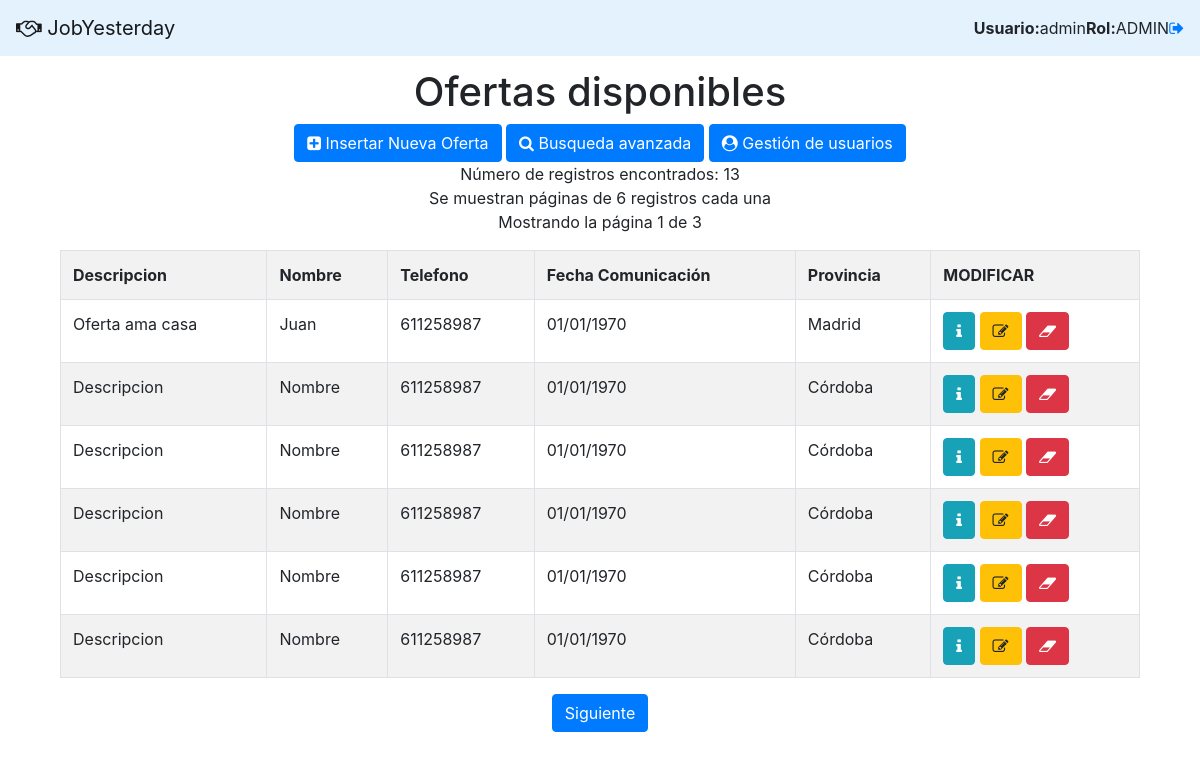
Page /app/indexx.php?controllers=ctr_lista (signed in) on the committed database.
### tables this page shows
CREATE TABLE `tbl_oferta` (
  `Cod` int(11) NOT NULL,
  `descripcion` varchar(200) DEFAULT NULL,
  `nombre` varchar(50) DEFAULT NULL,
  `telefono` varchar(50) DEFAULT NULL,
  `correo` varchar(70) DEFAULT NULL,
  `direccion` varchar(60) NOT NULL,
  `poblacion` varchar(55) DEFAULT NULL,
  `CP` int(10) NOT NULL,
  `provincia` int(11) DEFAULT NULL,
  `estado` varchar(10) DEFAULT NULL,
  `fechacreacion` date DEFAULT NULL,
  `fechatope` date DEFAULT NULL,
  `psicologo` varchar(70) DEFAULT NULL,
  `seleccionado` varchar(70) DEFAULT NULL,
  `otrosdatos` varchar(150) DEFAULT NULL
);

CREATE TABLE `tbl_provincias` (
  `cod` char(2) NOT NULL DEFAULT '00' COMMENT 'Código de la provincia de dos digitos',
  `nombre` varchar(50) NOT NULL DEFAULT '' COMMENT 'Nombre de la provincia',
  `comunidad_id` tinyint(4) NOT NULL COMMENT 'Código de la comunidad a la que pertenece'
);

### app/controllers/ctr_lista.php (called while the page is built, shortened)
<?php
include_once  (MODELS_PATH . 'bda_select.php');
include_once  (MODELS_PATH . 'bda_ofertasmodelo.php');
$TAMANO_PAGINA = 6;
if (isset($_GET['pagina']))
    $pagina = $_GET['pagina'];
else
    $pagina = 1;
if (!$pagina ){
    $inicio = 0;
    $pagina = 1;
}
else{
    $inicio = ($pagina - 1) * $TAMANO_PAGINA;
}
$ofertas = obtenerOfertasPaginacion($inicio, $TAMANO_PAGINA);
$num_total_registros = NRegistros();
$total_paginas = ceil($num_total_registros / $TAMANO_PAGINA);
include_once (VIEWS_PATH . 'view_lista.php');

### app/models/bda_sg.php (called while the page is built, shortened)
<?php
Class Db {
    private $link;
    static $_instance;
    public static function getInstance(){
        if (!(self::$_instance instanceof self)){
            self::$_instance=new self();
        }
        return self::$_instance;
    }
    private function Conectar($conf)
    {
        $this->link=new mysqli($conf['servidor'], $conf['usuario'], $conf['password'], $conf['base_datos']);
        $this->link->query("SET NAMES 'utf8'");
    }
    public function Consulta($sql)
    {
        $this->result=$this->link->query($sql);
        return $this->result;
    }
    public function LeeRegistro($result=NULL)
    {
        $this->regActual=$result->fetch_assoc();
        return $this->regActual;
    }
}

### app/models/bda_ofertasmodelo.php (called while the page is built, shortened)
<?php
include_once 'bda_sg.php';
function obtenerOfertasPaginacion($inicio, $TAMANO_PAGINA){
    $sql = 'SELECT *, DATE_FORMAT(fechatope, "%d/%m/%Y") as fechatope, DATE_FORMAT(fechacreacion, "%d/%m/%Y") as fechacreacion
    FROM tbl_oferta limit ' . $inicio . ',' .$TAMANO_PAGINA;
    $bd = Db::getInstance();
    $rs = $rs=$bd->Consulta($sql);
    $ofertas = [];
    while ($reg=$bd->LeeRegistro($rs)) {
        $ofertas[] = $reg;
    }
    return $ofertas;
}
function NRegistros(){
    $sql = 'SELECT count(*) as total FROM tbl_oferta';
    $bd = Db::getInstance();
    $rs=$bd->Consulta($sql);
    while ($reg=$bd->LeeRegistro($rs)) {
        $registros = $reg;
    }
    return $registros["total"];
}

### app/models/bda_select.php (called while the page is built, shortened)
<?php
include_once 'bda_sg.php';
    function devuelveProvincia($cod){
    $bd = Db::getInstance();
    $sql='SELECT * FROM tbl_provincias WHERE cod = "'.$cod.'";';
    $rs=$bd->Consulta($sql);
    $reg=$bd->LeeRegistro($rs);
        return $reg["nombre"];
    }

### app/views/view_lista.php (the view, shortened to what this page needs)
<div class="container" align="center">
    <h1>Ofertas disponibles</h1>
    <a href="?controllers=ctr_alta>" class="btn btn-primary" title="Insertar" value="Insertar nueva oferta"><i class="fa fa-plus-square" aria-hidden="true"></i>    Insertar Nueva Oferta</a>
    <a href="?controllers=ctr_buscar>" class="btn btn-primary" title="Insertar" value="Busqueda"><i class="fa fa-search" aria-hidden="true"></i>    Busqueda avanzada</a>
    <a href="?controllers=ctr_listaUsuarios" class="btn btn-primary" title="Insertar" value="Insertar nuevo usuario"><i class="fa fa-user-circle" aria-hidden="true"></i>    Gestión de usuarios</a></br>
    <?php echo "Número de registros encontrados: " . $num_total_registros . "<br>";
    echo "Se muestran páginas de " . $TAMANO_PAGINA . " registros cada una<br>";
    echo "Mostrando la página " . $pagina . " de " . $total_paginas . "<p>"; ?>
    <div class="container">
        <form class="form-horizontal" role="form" method="POST">
            <table class="table table-striped table-bordered table-hover" id="resumen">
                <tr class="active">
                    <th>Descripcion</th>
                    <th>Nombre</th>
                    <th>Telefono</th>
                    <th>Fecha Comunicación</th>
                    <th>Provincia</th>
                    <th>MODIFICAR</th>
                </tr>
                <?php
                foreach($ofertas as $row) : ?>
                    <tr>
                        <td><?=$row['descripcion']?></td>
                        <td><?=$row['nombre']?></td>
                        <td><?=$row['telefono']?></td>
                        <td><?=$row['fechatope']?></td>
                        <td><?=devuelveProvincia($row['provincia'])?></td>
                        <td>
                            <form method="get" action="">
                                <a href="?controllers=ctr_info&Cod=<?=$row["Cod"]?>" class="btn btn-primary btn-info" title="info"><i class="fa fa-info" aria-hidden="true"></i></a>
                                <a href="?controllers=ctr_modificar&Cod=<?=$row["Cod"]?>" class="btn btn-primary btn-warning" title="modificar"><i class="fa fa-pencil-square-o" aria-hidden="true"></i></a>
                                <a href="?controllers=ctr_borrar&Cod=<?=$row["Cod"]?>" class="btn btn-primary btn-danger" title="borrar"><i class="fa fa-eraser" aria-hidden="true">
                            </form>
                        </td>
                    </tr>
                <?php endforeach; ?>
            </table>
        </form>
        <footer align="center">
            <P>
                <?php if ($pagina<$total_paginas) :?>
                    <a href="?controllers=ctr_lista&pagina=<?=$pagina+1?>"><input class="btn btn-primary" type="button"  value ="Siguiente"></a>
                <?php endif;?>
            </P>
        </footer>
    </div>
</div>

### app/indexx.php (shortened to what this page needs)
<!DOCTYPE html>
<html>
        <head>
            <link rel="stylesheet" href="https://maxcdn.bootstrapcdn.com/bootstrap/4.0.0-alpha.5/css/bootstrap.min.css">
            <link rel="stylesheet" href="../assets/css/estilos.css">
            <link rel="stylesheet" href="../assets/css/font-awesome.min.css">
        </head>
    <body>
        <?php
         include (TEMPLATE_PATH . 'header.php');
        $controllers=isset($_GET['controllers']) ? $_GET['controllers'] : 'ctr_login';
        $file = CTRL_PATH . $controllers.'.php';
        if (file_exists($file))
        {
            include($file);
        }
        else
        {
            include(TEMPLATE_PATH.'error404.php');
        }
        ?>
    </body>
</html>

### app/plantilla/header.php (shortened to what this page needs)
<nav class="navbar navbar-light" style="background-color: #e3f2fd; margin-bottom: 1%;">
    <a href="?controllers=ctr_login" class="navbar-brand"><i class="fa fa-handshake-o" aria-hidden="true"></i>
        JobYesterday</a>
    <form class="form-inline float-xl-right">
        <?php if(isset($_SESSION['usuario'])) : echo "<b>Usuario:  </b> " . $_SESSION['usuario']; ?>
        <?php endif; ?>
        <?php if(isset($_SESSION['tipo']) && $_SESSION['tipo'] == "A"): echo "<b>Rol: </b>ADMIN   ";?>
        <?php endif; ?>
        <?php if(isset($_SESSION['conectado']) && $_SESSION['conectado'] == true): ?>
           <a href='?controllers=ctr_logout'><i class="fa fa-sign-out" aria-hidden="true"></i>
           </a>
        <?php endif; ?>
    </form>
</nav>

### rows in the picture
tbl_oferta: descripcion "Oferta ama casa", nombre "Juan", telefono "611258987", fechatope "01/01/1970", provincia.nombre "Madrid"
tbl_oferta: descripcion "Descripcion", nombre "Nombre", telefono "611258987", fechatope "01/01/1970", provincia.nombre "Córdoba"
tbl_oferta: descripcion "Descripcion", nombre "Nombre", telefono "611258987", fechatope "01/01/1970", provincia.nombre "Córdoba"
tbl_oferta: descripcion "Descripcion", nombre "Nombre", telefono "611258987", fechatope "01/01/1970", provincia.nombre "Córdoba"
tbl_oferta: descripcion "Descripcion", nombre "Nombre", telefono "611258987", fechatope "01/01/1970", provincia.nombre "Córdoba"
tbl_oferta: descripcion "Descripcion", nombre "Nombre", telefono "611258987", fechatope "01/01/1970", provincia.nombre "Córdoba"

### other values in the picture
$_SESSION['usuario'] "admin"
$num_total_registros "13"
$TAMANO_PAGINA "6"
$pagina "1"
$total_paginas "3"
